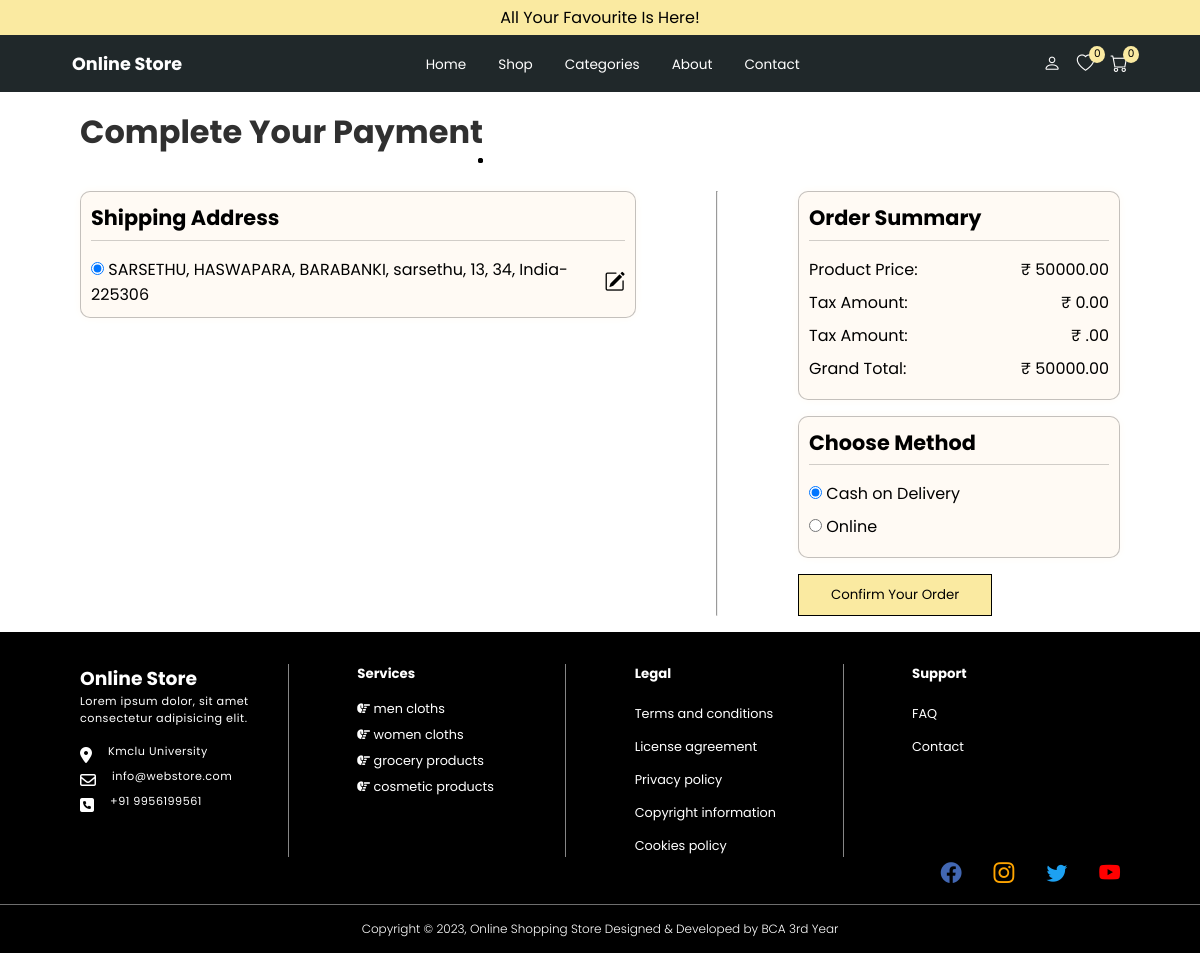
/pages/check-out.php (signed in), run on an earlier commit of the app's database.
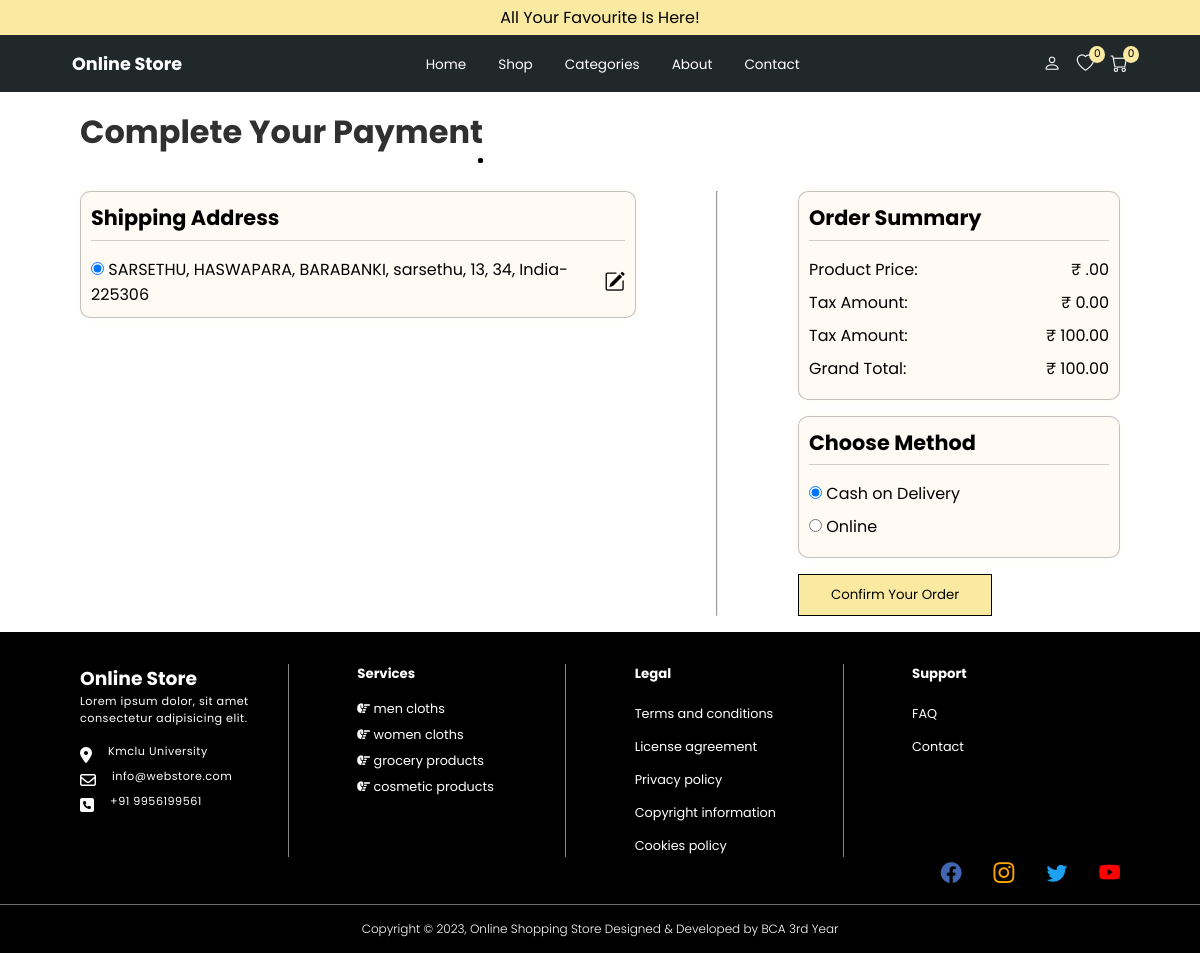
And on a later commit of the database.
### tables this page shows
CREATE TABLE `taxsetting` (
  `id` int(11) NOT NULL,
  `taxName` varchar(50) DEFAULT NULL,
  `amount` int(50) DEFAULT NULL
);

### pages/check-out.php (the view, shortened to what this page needs)
<?php include "./layout/header.php";
    ?>
    <?php
$user = $_SESSION['user'];
$cartTotal = $db->query("SELECT SUM(total) FROM `cart` Where userId= $user")->fetch_assoc()['SUM(total)'];
$tax = $db->query("SELECT amount FROM `taxSetting` Where `taxName`='productPrice'")->fetch_assoc()['amount'];
$shipping = $db->query("SELECT amount FROM `taxSetting` Where `taxName`='shipping'")->fetch_assoc()['amount'];
?>
<div class="container section checkout">
    <h1 class="heading mb-2">Complete Your Payment</h1>
    <form method="post" action="../backend/confirmOrder.php" class="flex gap-5">
        <div class="left">
            <div class="first">
                <h4>Shipping Address</h4>
                <div class="flex gap-1">
                    <div>
                        <input type="radio" id="address" checked>
                        <label for="address">SARSETHU, HASWAPARA, BARABANKI, sarsethu, 13, 34, India-225306</label>
                    </div>
                    <button><i class="bi bi-pencil-square"></i></button>
                </div>
            </div>
        </div>
        <hr>
        <div class="right">
            <div class="first">
                <h4>Order Summary</h4>
                <div class="content-price">
                    <div>
                        <p class="flex jt-between"><span>Product Price:</span> <span> &#x20B9;
                                <?php echo $cartTotal ?>.00
                            </span></p>
                        <p class="flex jt-between"><span>Tax Amount:</span> <span> &#x20B9;
                                <?php echo $cartTotal * $tax / 100 ?>.00
                            </span></p>
                        <p class="flex jt-between"><span>Tax Amount:</span> <span> &#x20B9;
                                <?php echo $shipping ?>.00
                            </span></p>
                        <p class="flex jt-between"><span>Grand Total:</span> <span> &#x20B9;
                                <?php echo $cartTotal + $cartTotal * $tax / 100 + $shipping ?>.00
                            </span></p>
                    </div>
                </div>
            </div>
            <div class="first">
                <h4>Choose Method</h4>
                <div class="form-group">
                    <input type="radio" id="payMethod" checked name="payMethod" value="2">
                    <label for="payMethod">Cash on Delivery</label>
                </div>
                <div class="form-group">
                    <input type="radio" id="payMethod2" name="payMethod" value="1">
                    <label for="payMethod2">Online</label>
                </div>
            </div>
            <button class="btn-theme" name="confirmOrder">Confirm Your Order</button>
        </div>
    </form>
</div>
<?php include "./layout/footer.php" ?>

What changed in the data, as far as the page shows it:
added taxsetting: $cartTotal*$tax/100 "0"
added taxsetting: amount "100"
Also different on the page:
$cartTotal + $cartTotal * $tax / 100 + $shipping: "50000" → "100"
$cartTotal: "50000" → (not shown)
$cartTotal * $tax / 100: "0" → (not shown)
